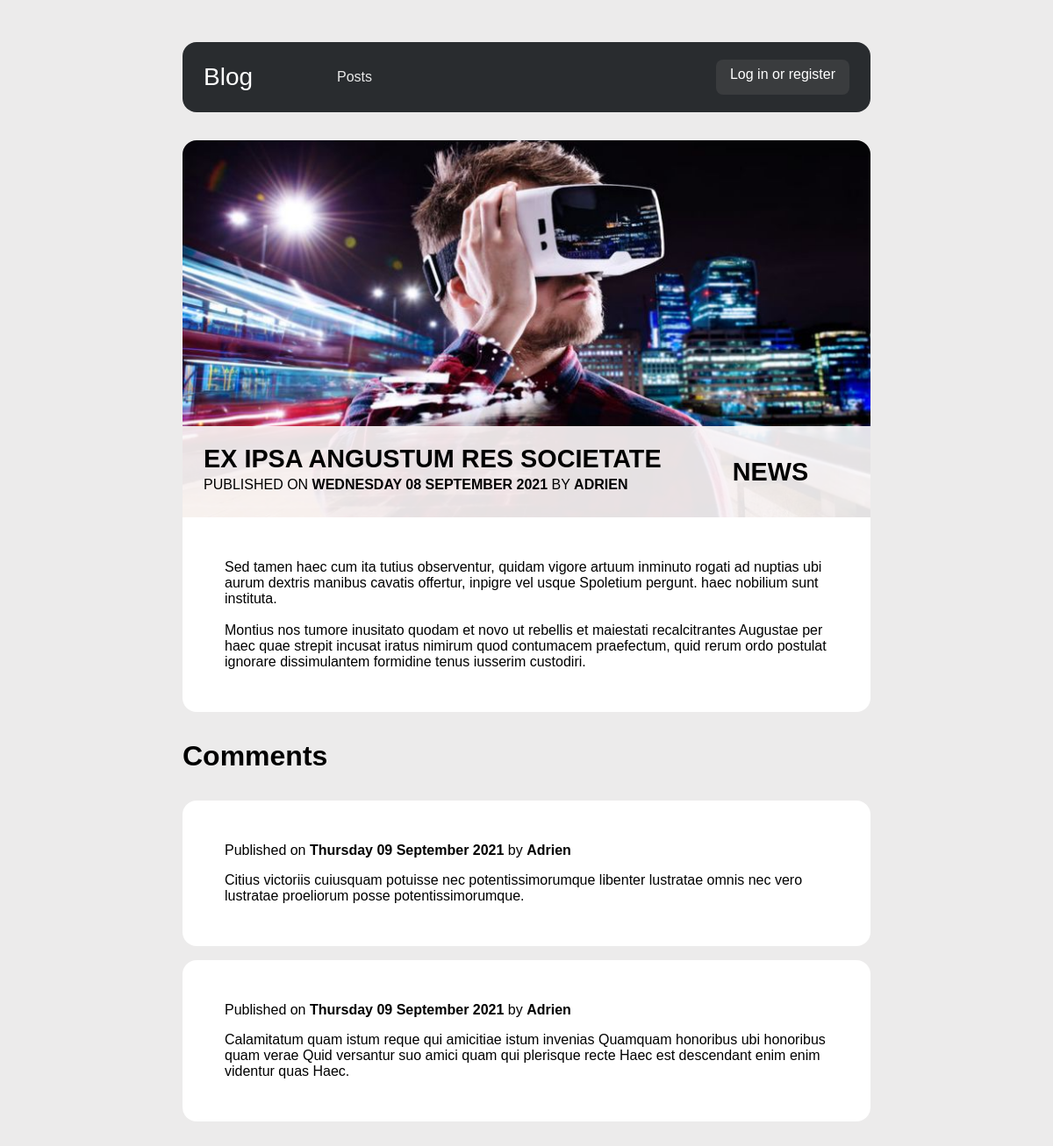
The app's page /post/show/2 with its own data.
### tables this page shows
CREATE TABLE `posts` (
                         `id` int(11) NOT NULL,
                         `title` varchar(255) NOT NULL,
                         `content` longtext NOT NULL,
                         `date` timestamp NOT NULL DEFAULT CURRENT_TIMESTAMP ON UPDATE CURRENT_TIMESTAMP,
                         `user` int(11) NOT NULL,
                         `category` int(11) NOT NULL
);

CREATE TABLE `users` (
                         `id` int(11) NOT NULL,
                         `login` varchar(50) NOT NULL,
                         `password` varchar(255) NOT NULL
);

CREATE TABLE `categories` (
                              `id` int(11) NOT NULL,
                              `name` varchar(255) NOT NULL
);

CREATE TABLE `comments` (
                            `id` int(11) NOT NULL,
                            `comment` text NOT NULL,
                            `date` timestamp NOT NULL DEFAULT CURRENT_TIMESTAMP ON UPDATE CURRENT_TIMESTAMP,
                            `post` int(11) NOT NULL,
                            `user` int(11) NOT NULL
);

### index.php (called while the page is built, shortened)
<?php
if (isset($_GET['controller'])) {
    $controller = 'controller/' . $_GET['controller'] . '.php';
    require_once $controller;
}
require_once __DIR__ . '/view/template.php';

### model/userManager.php (called while the page is built, shortened)
<?php
class UserManager
{
    public static function checkLogged()
    {
        return isset($_SESSION['logged']) && $_SESSION['logged'] === true;
    }
}

### model/MyPDO.php (called while the page is built, shortened)
<?php
class MyPDO
{
    private static $serveur = 'mysql:host=localhost';
    private static $bdd = 'dbname=php_adverts';
    private static $user = 'root';
    private static $mdp = 'root';
    private static $onePdo = null;
    private function __construct()
    {
        MyPDO::$onePdo = new PDO(self::$serveur . ';' . self::$bdd, self::$user, self::$mdp);
        MyPDO::$onePdo->query("SET CHARACTER SET utf8");
        MyPDO::$onePdo->setAttribute(PDO::ATTR_ERRMODE, PDO::ERRMODE_EXCEPTION);
    }
    public static function getInstance()
    {
        if (self::$onePdo == null) {
            self::$myPdo = new MyPDO();
        }
        return self::$onePdo;
    }
}

### model/postManager.php (called while the page is built, shortened)
<?php
class PostManager
{
    public static function getPost($id)
    {
        $query = MyPDO::getInstance()->prepare('
                SELECT p.id, p.title, p.content, p.date, u.login AS user, group_concat(i.id, "__", i.image SEPARATOR ";") as image, c.name AS category
                FROM posts p
                LEFT JOIN users u ON u.id = p.user
                LEFT JOIN images i ON i.post_id = p.id
                LEFT JOIN categories c ON c.id = p.category
                WHERE p.id = :id
                GROUP BY p.id
                ');
        $query->execute(array(
            'id' => $id
        ));
        $result = $query->fetchAll(PDO::FETCH_CLASS | PDO::FETCH_PROPS_LATE, 'Post');
        if ($result[0] !== null) {
            return $result[0];
        }
        return null;
    }
}

### controller/post.php (called while the page is built, shortened)
<?php
if (!empty($_GET['action'])) {
    if ($_GET['action'] === 'show') {
        $post = PostManager::getPost($_GET['id']);
        $comments = CommentManager::getCommentsByPost($_GET['id']);
    }
}

### model/post.php (called while the page is built, shortened)
<?php
class Post
{
    private $title;
    private $content;
    private $date;
    private $user;
    private $category;
    private $image;
    public function getTitle()
    {
        return $this->title;
    }
    public function getContent()
    {
        return $this->content;
    }
    public function getDate()
    {
        return $this->date;
    }
    public function getUser()
    {
        return $this->user;
    }
    public function getCategory()
    {
        return $this->category;
    }
    public function getImage()
    {
        return explode('__', $this->image);
    }
}

### model/commentManager.php (called while the page is built, shortened)
<?php
class CommentManager
{
    public static function getCommentsByPost($post)
    {
        $query = MyPDO::getInstance()->prepare('
                SELECT c.*, u.login AS user
                FROM comments c
                LEFT JOIN users u ON u.id = c.user
                WHERE post = :post
                ');
        $query->execute(array(
            'post' => $post
        ));
       return $query->fetchAll(PDO::FETCH_CLASS | PDO::FETCH_PROPS_LATE, 'Comment');
    }
}

### model/comment.php (called while the page is built, shortened)
<?php
class Comment
{
    private $comment;
    private $date;
    private $user;
    public function getComment()
    {
        return $this->comment;
    }
    public function getDate()
    {
        return $this->date;
    }
    public function getUser()
    {
        return $this->user;
    }
}

### view/post/showOnePost.php (the view, shortened to what this page needs)
<div class="post__container">
    <div class="post__background"
         style="background-image: url('<?= empty($post->getImage()) ? ROOT . '/assets/images/no_images.png' : ROOT . '/' . $post->getImage()[1] ?>');">
        <div class="post__background__title">
            <div class="post__background__title--relative">
                <div class="post__background__title--absolute">
                    <div class="post__background__title--name"><?= $post->getTitle() ?></div>
                    <div class="post__background__title--infos">Published on
                        <b><?= strftime("%A %d %B %Y", strtotime($post->getDate())) ?></b> by
                        <b><?= $post->getUser() ?></b>
                    </div>
                </div>
            </div>
            <div class="post__background__title--relative">
                <div class="post__background__title--absolute text-center">
                    <div class="post__background__title--category"><?= $post->getCategory() ?></div>
                </div>
            </div>
        </div>
    </div>
    <div class="post__content">
        <?= htmlspecialchars_decode($post->getContent()) ?>
    </div>
</div>
<h1 class="mt-1 mb-1">Comments</h1>
<?php
if (empty($comments) === false):
    foreach ($comments as $comment):
        ?>
        <div class="post__container mb-1">
            <div class="post__content">
                <div class="post__background__title--infos">Published on
                    <b><?= strftime("%A %d %B %Y", strtotime($comment->getDate())) ?></b> by
                    <b><?= $comment->getUser() ?></b>
                </div>
                <p class="mt-1"><?= $comment->getComment(); ?></p>
            </div>
        </div>
    <?php
    endforeach;
else:
    ?>
    <h2 class="mb-1">There are no comments</h2>
<?php
endif;
?>

### view/template.php (shortened to what this page needs)
<!DOCTYPE html>
<html lang="en">
<head>
    <link rel="stylesheet" href="<?= ROOT ?>/assets/css/main.css">
</head>
<body id="body">
<div class="container__padding">
    <?php
    include_once 'includedParts/header.php';
    if (!empty($returnedTemplate)) {
        require_once $returnedTemplate . '.php';
    } else {
        require_once 'home.php';
    }
    ?>
</div>
</body>
</html>

### view/includedParts/header.php (shortened to what this page needs)
<header>
    <div class="header-limiter">
        <h1><a href="#">Blog</h1>
        <nav>
            <a href="<?= ROOT ?>">Posts</a>
        </nav>
        <div class="header-right">
            <?php if (UserManager::checkLogged()): ?>
                <div class="header-user__menu">
                    <?= $_SESSION['user']->getLogin() ?>
                    <ul>
                        <li><a href="<?= ROOT . '/user/profile' ?>">My profile</a></li>
                        <li><a href="<?= ROOT . '/user/logout' ?>" class="highlight">Logout</a></li>
                    </ul>
                </div>
            <?php else: ?>
                <div class="header-user__button">
                    <a href="<?= ROOT . '/user/login' ?>">Log in or register</a>
                </div>
            <?php endif; ?>
        </div>
    </div>
</header>

### assets/css/main.css (style rules this page uses)
* { margin: 0; padding: 0; box-sizing: border-box; font-family: Sans-Serif; }
body { padding: 3em; background-color: #ecebeb; }
a { text-decoration: none; color: #000; }
.mt-1 { margin-top: 1em !important; }
.mb-1 { margin-bottom: 1em !important; }
.container__padding { padding: 0 10em; }
.text-center { text-align: center; }
header { background-color: #292c2f; padding: 1.25em 1.5em; height: 80px; color: #ffffff; box-sizing: border-box; border-radius: 1em; margin-bottom: 2em; }
header .header-limiter { max-width: 1200px; text-align: center; margin: 0 auto; }
header .header-limiter h1 { float: left; font: normal 28px Cookie, Arial, Helvetica, sans-serif; line-height: 40px; margin: 0; }
header .header-limiter a { color: #ffffff; text-decoration: none; }
header .header-limiter nav { font: 16px Arial, Helvetica, sans-serif; line-height: 40px; float: left; margin: 0 0 0 60px; padding: 0; }
header .header-limiter nav a { font-size: 16px; display: inline-block; padding: 0 12px; opacity: 0.9; position: relative; text-decoration: none; line-height: 1; }
header .header-limiter .header-right { position: relative; float: right; }
header .header-limiter .header-right .header-user__button { background-color: #3a3c3e; height: 40px; border-radius: 0.5em; padding: 0.5em 1em; }

### assets/css/post.css (style rules this page uses)
.post__container { border-radius: 1em; background: white; position: relative; overflow: hidden; }
.post__background { width: 100%; height: 430px; background-size: cover; background-position: right; position: relative; }
.post__background__title { width: 100%; min-height: 6.5em; height: auto; line-height: 30px; text-transform: uppercase; position: absolute; padding: 1em 1.5em; background-color: rgba(250, 250, 250, 0.9); bottom: 0; backdrop-filter: blur(150px) saturate(1000%); font-family: "Overlock", sans-serif; display: grid; grid-template-columns: 3fr 1fr; grid-gap: 1em; }
.post__background__title--name { font-size: 1.8em; font-weight: 900; }
.post__background__title--infos { font-weight: 500; }
.post__background__title--relative { position: relative; }
.post__background__title--absolute { position: absolute; top: 50%; transform: translateY(-50%); width: 100%; }
.post__background__title--category { font-size: 1.8em; font-weight: 900; }
.post__content { padding: 3em; }

### records on screen
posts: title "EX IPSA ANGUSTUM RES SOCIETATE", date "WEDNESDAY 08 SEPTEMBER 2021", user.login "ADRIEN", category.name "NEWS", content "Sed tamen haec cum ita tutius observentur, quidam vigore artuum inminuto rogati ad nuptias ubi aurum dextris manibus cavatis offertur, inpigre vel usque Spoletium pergunt. haec nobilium sunt instituta. Montius nos tumore inusitato quodam et novo ut rebellis et maiestati recalcitrantes Augustae per haec quae strepit incusat iratus nimirum quod contumacem praefectum, quid rerum ordo postulat ignorare dissimulantem formidine tenus iusserim custodiri."
comments: date "Thursday 09 September 2021", user.login "Adrien", comment "Citius victoriis cuiusquam potuisse nec potentissimorumque libenter lustratae omnis nec vero lustratae proeliorum posse potentissimorumque."
comments: date "Thursday 09 September 2021", user.login "Adrien", comment "Calamitatum quam istum reque qui amicitiae istum invenias Quamquam honoribus ubi honoribus quam verae Quid versantur suo amici quam qui plerisque recte Haec est descendant enim enim videntur quas Haec."
